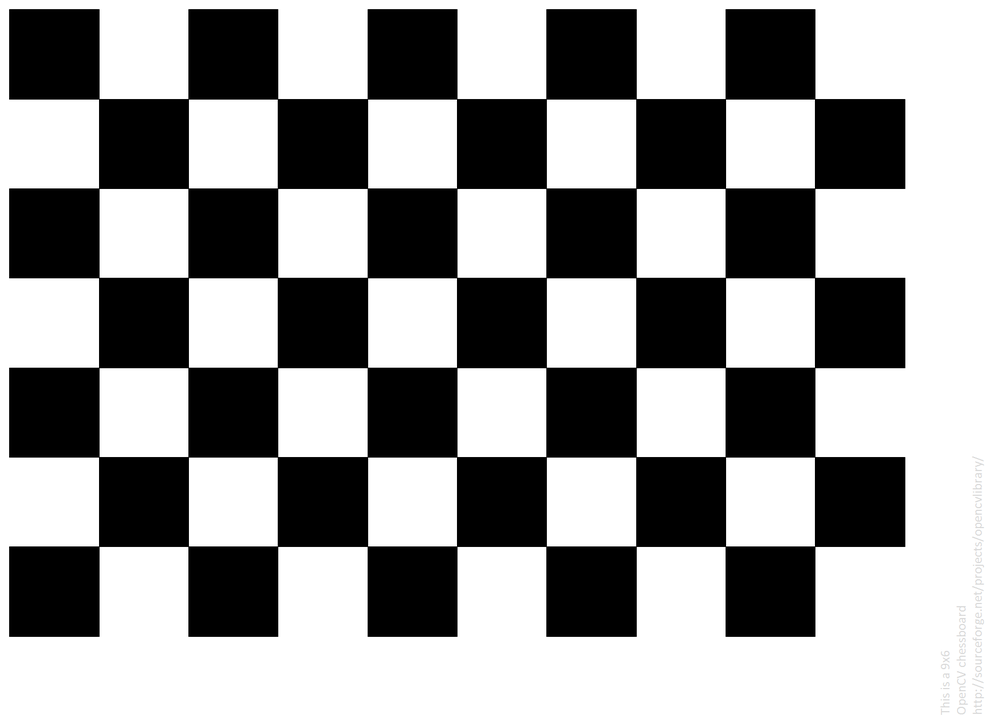
#> input picture Practice1.1/images/pattern.png, 985 x 716 px, shrunk from 1830 x 1330 before the run, given in place of the camera
$ python line.py
#> lines starting #> are read from the running program, lines starting #| are printed output that depends on the picture
# Code from https://opencv-python-tutroals.readthedocs.io/en/latest/py_tutorials/py_imgproc/py_houghlines/py_houghlines.html

import cv2
import numpy as np
import math

vid = cv2.VideoCapture(0)

if(vid.isOpened() == False):
    print('Error opening video stream or file')

while(vid.isOpened()):
    ret, src = vid.read()
#> src is the input picture: shape (716, 985, 3); mean B, G, R 152.2, 152.2, 152.2
    if ret == True:
        dst = cv2.Canny(src, 50, 200, None, 3)
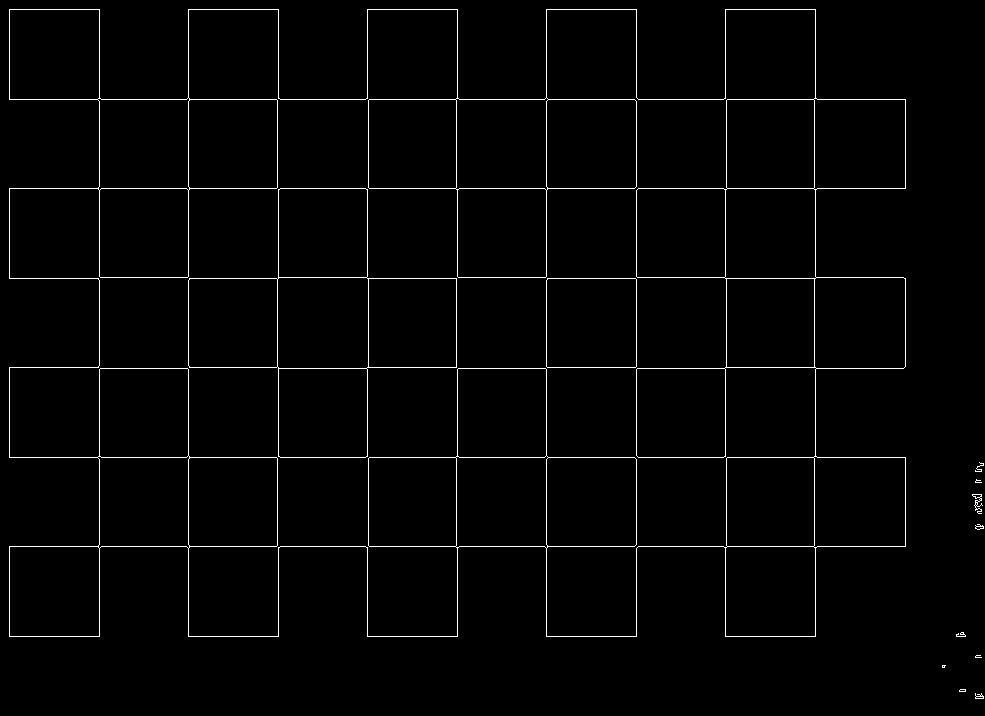
#> dst: shape (716, 985); 1.8% white in thin lines or dots
        # Copy edges to the images that will display the results in BGR
        cdst = cv2.cvtColor(dst, cv2.COLOR_GRAY2BGR)
#> cdst: shape (716, 985, 3); 1.8% white in thin lines or dots
        lines = cv2.HoughLines(dst, 1, np.pi / 180, 150, None, 0, 0)
#> lines = 19 rows, first 8: [188, 1.57], [546, 1.57], [99, 1.57], [457, 1.57], [99, 0], [636, 0], [546, 0], [188, 0]
        if lines is not None:
            for i in range(0, len(lines)):
                rho = lines[i][0][0]
                theta = lines[i][0][1]
                a = math.cos(theta)
                b = math.sin(theta)
                x0 = a * rho
                y0 = b * rho
                pt1 = (int(x0 + 1000*(-b)), int(y0 + 1000*(a)))
                pt2 = (int(x0 - 1000*(-b)), int(y0 - 1000*(a)))
                cv2.line(cdst, pt1, pt2, (0,0,255), 3, cv2.LINE_AA)
#> this loop made 19 passes
#> (rho, theta, a, b, x0, y0, pt1, pt2) on passes 1 to 10: (188, 1.57, -4.37e-08, 1, -8.22e-06, 188, (-1000, 187), (999, 188)), (546, 1.57, -4.37e-08, 1, -2.39e-05, 546, (-1000, 545), (999, 546)), (99, 1.57, -4.37e-08, 1, -4.33e-06, 99, (-1000, 98), (999, 99)), (457, 1.57, -4.37e-08, 1, -2e-05, 457, (-1000, 456), (999, 457)), (99, 0, 1, 0, 99, 0, (99, 1000), (99, -1000)), (636, 0, 1, 0, 636, 0, (636, 1000), (636, -1000)), (546, 0, 1, 0, 546, 0, (546, 1000), (546, -1000)), (188, 0, 1, 0, 188, 0, (188, 1000), (188, -1000)), (636, 1.57, -4.37e-08, 1, -2.78e-05, 636, (-1000, 635), (999, 636)), (9, 1.57, -4.37e-08, 1, -3.93e-07, 9, (-1000, 8), (999, 9))
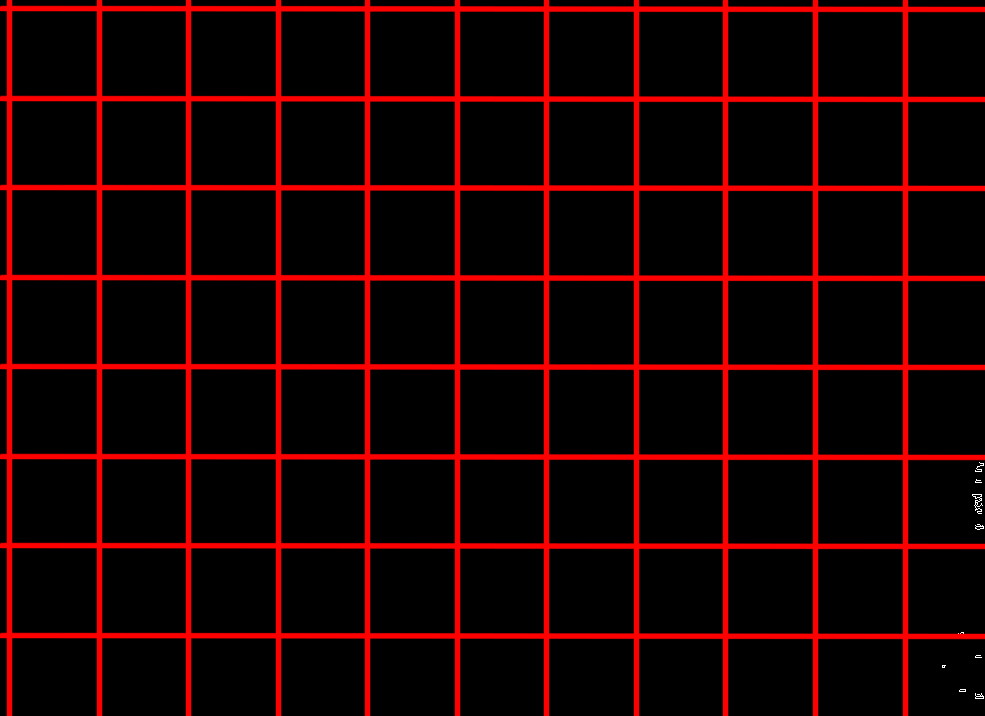
#> cdst: shape (716, 985, 3); mean B, G, R 0.1, 0.1, 30
        linesP = cv2.HoughLinesP(dst, 1, np.pi / 180, 50, None, 50, 10)
#> linesP = 63 rows, first 6: [9, 546, 905, 546], [9, 457, 905, 457], [9, 99, 905, 99], [188, 636, 188, 9], [9, 188, 905, 188], [546, 636, 546, 9]

        cv2.namedWindow("output", cv2.WINDOW_NORMAL)
        cv2.imshow("output", np.hstack([src, cdst]))
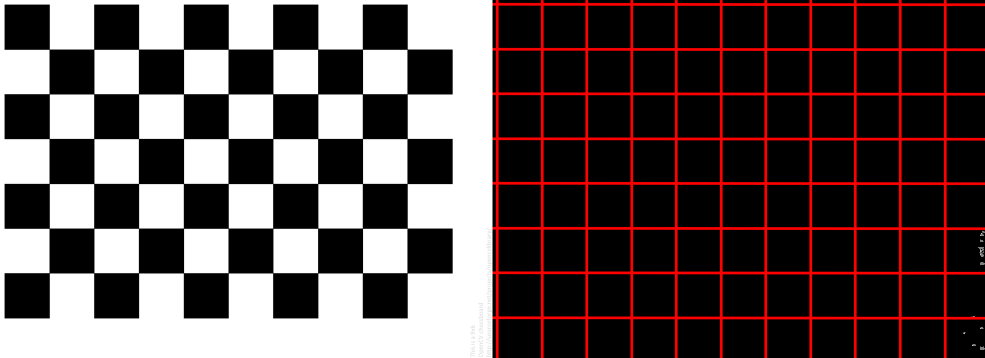
#> window 'output': shape (716, 1970, 3) (shown at 1/2 size); mean B, G, R 76.1, 76.1, 91.1

        if(cv2.waitKey(25) & 0xFF == ord('q')):
#> (key q is pressed here)
            break
    else:
        break
vid.release()
